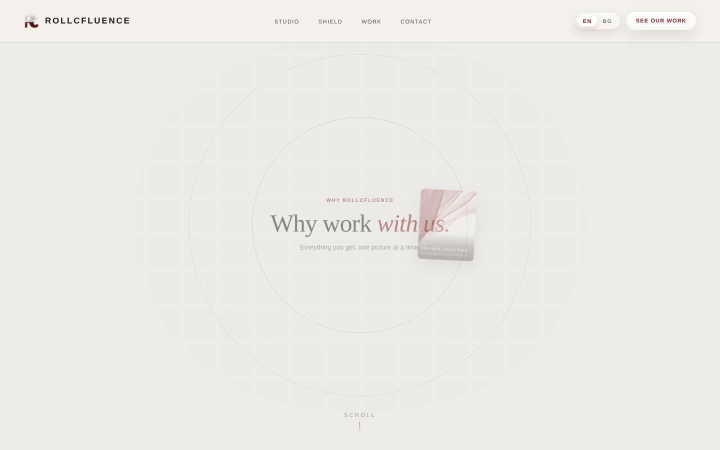
#> input picture sonotype/tun-d-0.02.jpg, 1440 x 900 px (shown at 1/2 size)
$ python make-rc-still.py ../tun-d-0.02.jpg out.png out.png
#> lines starting #> are read from the running program, lines starting #| are printed output that depends on the picture
# Composes ilko's glass RC photo onto a 16:9 canvas for the scroll-driven studio hero.
# usage: python3 make-rc-still.py <photo.png> <out-2x.webp> <out-1x.webp>
import subprocess, sys, math
from PIL import Image, ImageFilter, ImageDraw
src = Image.open(sys.argv[1]).convert('RGB')
#> src is the input picture: PIL image 1440x900 RGB; mean R, G, B 236.3, 234.8, 230.9
W, H = 1600, 900
S = 3  # supersample base
# background: blurred stretch of the photo
bg = src.resize((W*S, W*S)).filter(ImageFilter.GaussianBlur(60*S)).crop((0, (W*S-H*S)//2, W*S, (W*S+H*S)//2))
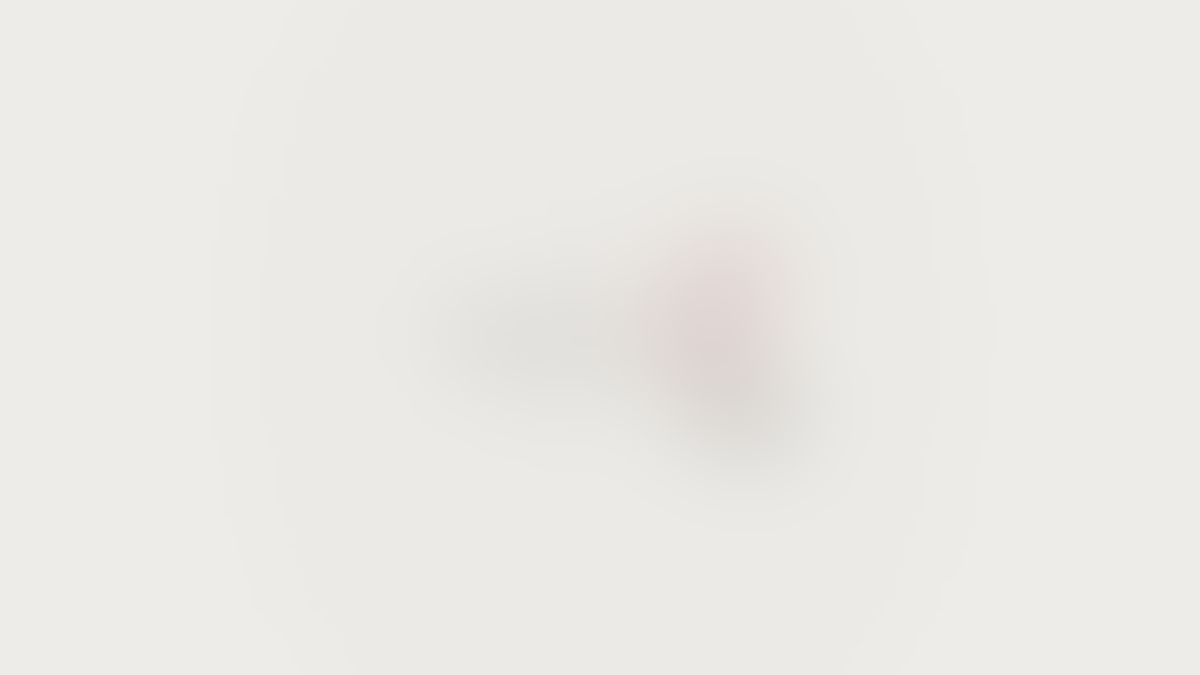
#> bg: PIL image 4800x2700 RGB (shown at 1/4 size); mean R, G, B 235.1, 233.8, 229.9
fg = src.resize((H*S, H*S), Image.LANCZOS).filter(ImageFilter.UnsharpMask(radius=2*S, percent=90, threshold=2))
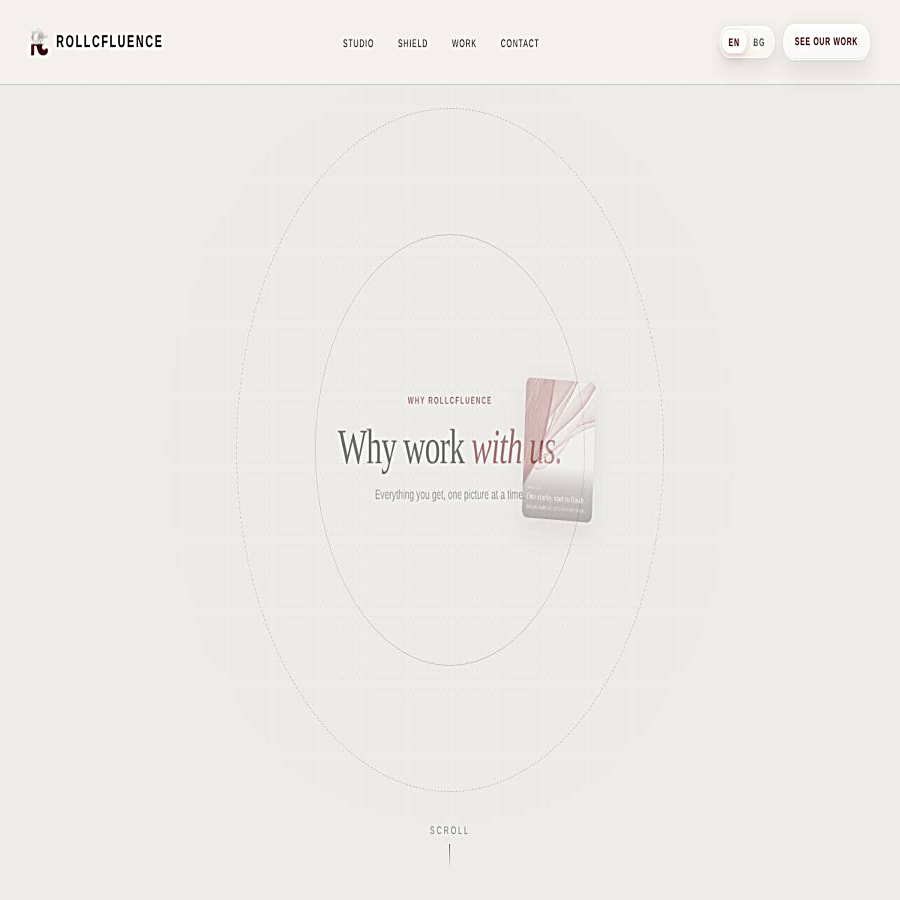
#> fg: PIL image 2700x2700 RGB (shown at 1/3 size); mean R, G, B 236.2, 234.7, 230.8
mask = Image.new('L', fg.size, 0)
#> mask: PIL image 2700x2700 L; every value is 0
d = ImageDraw.Draw(mask); pad = 140*S
d.ellipse((pad, pad - 40*S, fg.size[0]-pad, fg.size[1]-pad + 40*S), fill=255)
mask = mask.filter(ImageFilter.GaussianBlur(110*S))
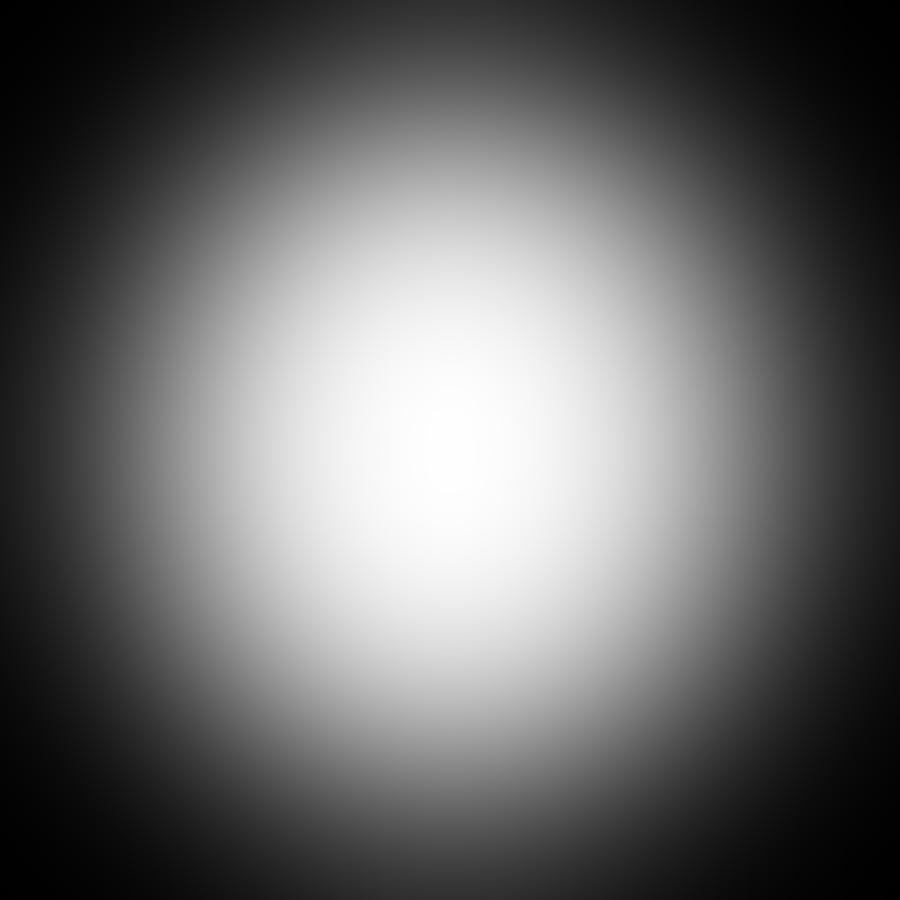
#> mask: PIL image 2700x2700 L (shown at 1/3 size); min 0, max 254, mean 105.2
ox = (W*S - H*S)//2
bg.paste(fg, (ox, 0), mask)
base = bg
# logo centre from red pixels
px = src.load(); xs=ys=n=0
for y in range(0,1024,2):
    for x in range(0,1024,2):
#> (the run stopped early here; a loop or call above may not have finished)
